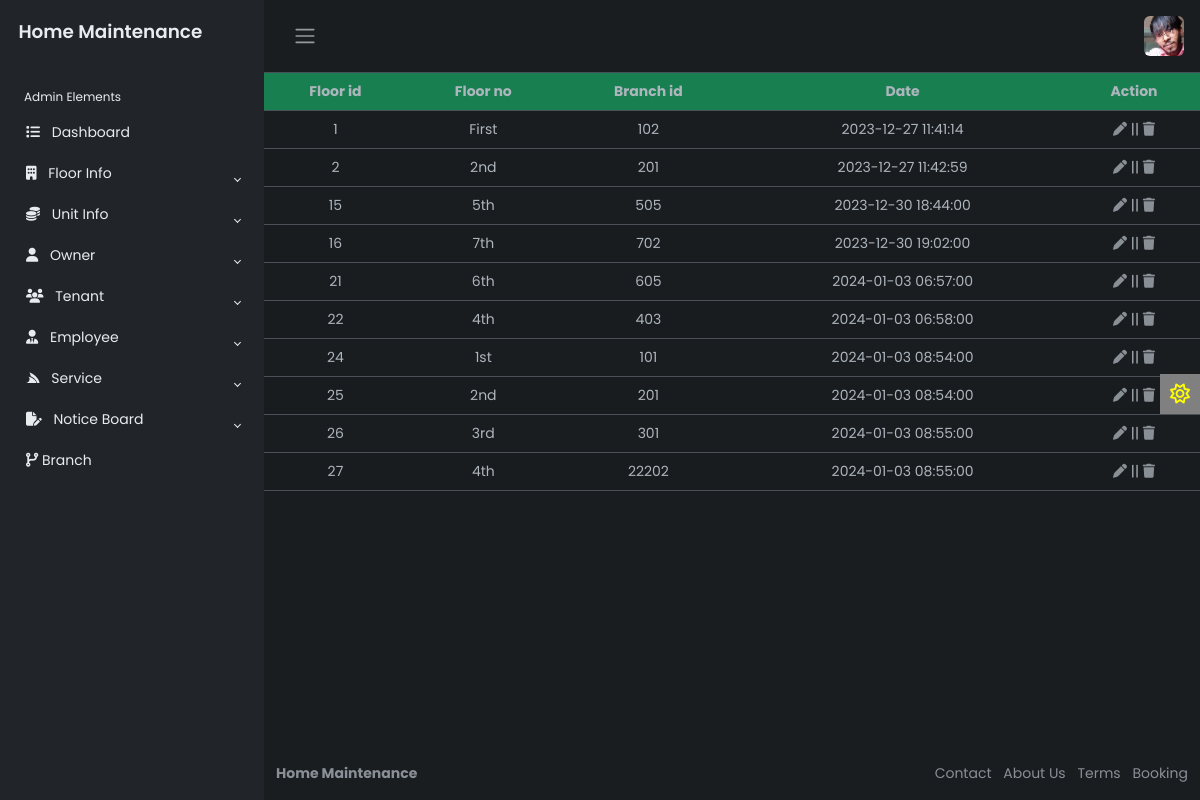
The page /floor_list.php on the database its author committed.
### tables this page shows
CREATE TABLE `tbl_floor` (
  `Floor_id` int(15) NOT NULL,
  `Floor_no` varchar(50) NOT NULL,
  `branch_id` varchar(20) NOT NULL,
  `Added_date` timestamp NOT NULL DEFAULT current_timestamp()
);

### floor_list.php (the view)
<?php include('include/sidebar.php')?>
<div class="main">
    <?php include('include/header.php')?>
    <main class="content">
        <div class="container">
            <div class="row">
                <?php
                $connect = mysqli_connect("localhost","root","","my_ams_db");
                $sql = "SELECT * FROM tbl_floor";
                $result = mysqli_query($connect,$sql);
                $data = mysqli_fetch_all($result,MYSQLI_ASSOC);
                ?>
                <table class="table table-striped table-hover">
                    <tr class="bg-success text-center">
                        <th>Floor id</th>
                        <th>Floor no</th>
                        <th>Branch id</th>
                        <th>Date</th>
                        <th>Action</th>
                    </tr>
                        <?php foreach($data as $value) {?>
                            <tr class=" text-center">
                                <td><?php echo $value["Floor_id"];?></td>
                                <td><?php echo $value["Floor_no"];?></td>
                                <td><?php echo $value["branch_id"];?></td>
                                <td><?php echo $value["Added_date"];?></td>
                                <td><span><a href="floor_edit.php?id=<?php echo $value["Floor_id"] ; ?>"><i class="fa-solid fa-pen text-muted"></i></a></span> || <span><a href="delete.php?id=<?php echo $value["Floor_id"] ; ?>"><i class="fa-solid fa-trash text-muted"></i></a></span></td>
                            </tr>
                        <?php } ?>
                </table>
            </div>
        </div>
    </main>
    <?php include('include/theme.php')?>
    <?php include('include/footer.php')?>
</body>

### include/sidebar.php (shortened to what this page needs)
<!DOCTYPE html>
<html lang="en" data-bs-theme="dark">
<head>
    <link rel="stylesheet" href="css/bootstrap.min.css">
    <link rel="stylesheet" href="css/style.css">
</head>
<body>
    <div class="wrapper">
        <aside id="sidebar">
            <div class="h-100">
                <div class="sidebar-logo">
                    <a href="#">Home Maintenance</a>
                </div>
                <ul class="sidebar-nav">
                    <li class="sidebar-header">
                        Admin Elements
                    </li>
                    <li class="sidebar-item">
                        <a href="dashboard.php" class="sidebar-link">
                            <i class="fa-solid fa-list pe-2"></i>
                            Dashboard
                        </a>
                    </li>
                    <li class="sidebar-item">
                        <a href="#" class="sidebar-link collapsed" data-bs-target="#floor" data-bs-toggle="collapse"
                            aria-expanded="false"><i class="fa-solid fa-building me-2"></i>
                           Floor Info
                        </a>
                    </li>
                    <li class="sidebar-item">
                        <a href="#" class="sidebar-link collapsed" data-bs-target="#unit" data-bs-toggle="collapse"
                            aria-expanded="false"><i class="fa-solid fa-coins me-2"></i>
                            Unit Info
                        </a>
                    </li>
                    <li class="sidebar-item">
                        <a href="#" class="sidebar-link collapsed" data-bs-target="#owner" data-bs-toggle="collapse"
                            aria-expanded="false"><i class="fa-solid fa-user me-2"></i>
                            Owner
                        </a>
                    </li>
                    <li class="sidebar-item">
                        <a href="#" class="sidebar-link collapsed" data-bs-target="#tenant" data-bs-toggle="collapse"
                            aria-expanded="false"><i class="fa-solid fa-users me-2"></i>
                            Tenant
                        </a>
                    </li>
                    <li class="sidebar-item">
                        <a href="#" class="sidebar-link collapsed" data-bs-target="#employee" data-bs-toggle="collapse"
                            aria-expanded="false"><i class="fa-solid fa-user-tie me-2"></i>
                            Employee
                        </a>
                    </li>
                    <li class="sidebar-item">
                        <a href="#" class="sidebar-link collapsed" data-bs-target="#service" data-bs-toggle="collapse"
                            aria-expanded="false"><i class="fa-brands fa-servicestack me-2"></i>
                            Service
                        </a>
                    </li>
                    <li class="sidebar-item">
                        <a href="#" class="sidebar-link collapsed" data-bs-target="#notice" data-bs-toggle="collapse"
                            aria-expanded="false"><i class="fa-solid fa-file-pen me-2"></i>
                            Notice Board
                        </a>
                    </li>
                    <li class="sidebar-item">
                        <a href="branch.php" class="sidebar-link">
                        <i class="fa-solid fa-code-branch"></i>
                            Branch
                        </a>
                    </li>
                </ul>
            </div>
        </aside>

### include/header.php (shortened to what this page needs)
<nav class="navbar navbar-expand px-3 border-bottom">
    <button class="btn" id="sidebar-toggle"  type="button">
        <span class="navbar-toggler-icon"></span>
    </button>
    <div class="navbar-collapse navbar">
        <ul class="navbar-nav">
            <li class="nav-item dropdown">
                <a href="#" data-bs-toggle="dropdown" class="nav-icon pe-md-0">
                    <img src="image/nizam.jpg" class="profile_img img-fluid rounded" alt="profile">
                </a>
            </li>
        </ul>
    </div>
</nav>

### include/theme.php (shortened to what this page needs)
<a href="#" class="theme-toggle">
    <i  class="fa-regular fa-sun" style="background-color: grey; color: yellow;" ></i>
</a>

### include/footer.php (shortened to what this page needs)
            <footer class="footer">
                <div class="container-fluid">
                    <div class="row text-muted">
                        <div class="col-6 text-start">
                            <p class="mb-0">
                                <a href="#" class="text-muted">
                                    <strong>Home Maintenance</strong>
                                </a>
                            </p>
                        </div>
                        <div class="col-6 text-end">
                            <ul class="list-inline">
                                <li class="list-inline-item">
                                    <a href="#" class="text-muted">Contact</a>
                                </li>
                                <li class="list-inline-item">
                                    <a href="#" class="text-muted">About Us</a>
                                </li>
                                <li class="list-inline-item">
                                    <a href="#" class="text-muted">Terms</a>
                                </li>
                                <li class="list-inline-item">
                                    <a href="#" class="text-muted">Booking</a>
                                </li>
                            </ul>
                        </div>
                    </div>
                </div>
            </footer>
        </div>
</body>
</html>

### css/style.css (style rules this page uses)
* { padding: 0; margin: 0; box-sizing: border-box; }
body { font-family: 'Poppins', sans-serif; font-size: 0.875rem; opacity: 1; overflow-y: scroll; margin: 0; }
a { cursor: pointer; text-decoration: none; }
.wrapper { align-items: stretch; display: flex; width: 100%; }
#sidebar { max-width: 264px; min-width: 264px; background: var(--bs-dark); transition: all 0.35s ease-in-out; }
.main { display: flex; flex-direction: column; min-height: 100vh; min-width: 0; overflow: hidden; transition: all 0.35s ease-in-out; width: 100%; background: var(--bs-dark-bg-subtle); }
.sidebar-logo { padding: 1.15rem; }
.sidebar-logo a { color: #e9ecef; font-size: 1.15rem; font-weight: 600; }
.sidebar-nav { flex-grow: 1; list-style: none; margin-bottom: 0; padding-left: 0; margin-left: 0; }
.sidebar-header { color: #e9ecef; font-size: .75rem; padding: 1.5rem 1.5rem .375rem; }
a.sidebar-link { padding: .625rem 1.625rem; color: #e9ecef; position: relative; display: block; font-size: 0.875rem; }
.sidebar-link[data-bs-toggle="collapse"]::after { border: solid; border-width: 0 .075rem .075rem 0; content: ""; display: inline-block; padding: 2px; position: absolute; right: 1.5rem; top: 1.4rem; transform: rotate(-135deg); transition: all .2s ease-out; }
.sidebar-link[data-bs-toggle="collapse"].collapsed::after { transform: rotate(45deg); transition: all .2s ease-out; }
.profile_img { height: 40px; width: 40px; }
.navbar-expand .navbar-nav { margin-left: auto; }
.content { flex: 1; }
.theme-toggle { position: fixed; top: 50%; transform: translateY(-65%); text-align: center; z-index: 10; right: 0; left: auto; border: none; background-color: var(--bs-body-color); }
html[data-bs-theme="dark"] .theme-toggle .fa-sun, html[data-bs-theme="light"] .theme-toggle .fa-moon { cursor: pointer; padding: 10px; display: block; font-size: 1.25rem; color: #FFF; }

### rows shown on the page
tbl_floor: Floor_id "1", Floor_no "First", branch "102", Added_date "2023-12-27 11:41:14"
tbl_floor: Floor_id "2", Floor_no "2nd", branch "201", Added_date "2023-12-27 11:42:59"
tbl_floor: Floor_id "15", Floor_no "5th", branch "505", Added_date "2023-12-30 18:44:00"
tbl_floor: Floor_id "16", Floor_no "7th", branch "702", Added_date "2023-12-30 19:02:00"
tbl_floor: Floor_id "21", Floor_no "6th", branch "605", Added_date "2024-01-03 06:57:00"
tbl_floor: Floor_id "22", Floor_no "4th", branch "403", Added_date "2024-01-03 06:58:00"
tbl_floor: Floor_id "24", Floor_no "1st", branch "101", Added_date "2024-01-03 08:54:00"
tbl_floor: Floor_id "25", Floor_no "2nd", branch "201", Added_date "2024-01-03 08:54:00"
tbl_floor: Floor_id "26", Floor_no "3rd", branch "301", Added_date "2024-01-03 08:55:00"
tbl_floor: Floor_id "27", Floor_no "4th", branch "22202", Added_date "2024-01-03 08:55:00"
